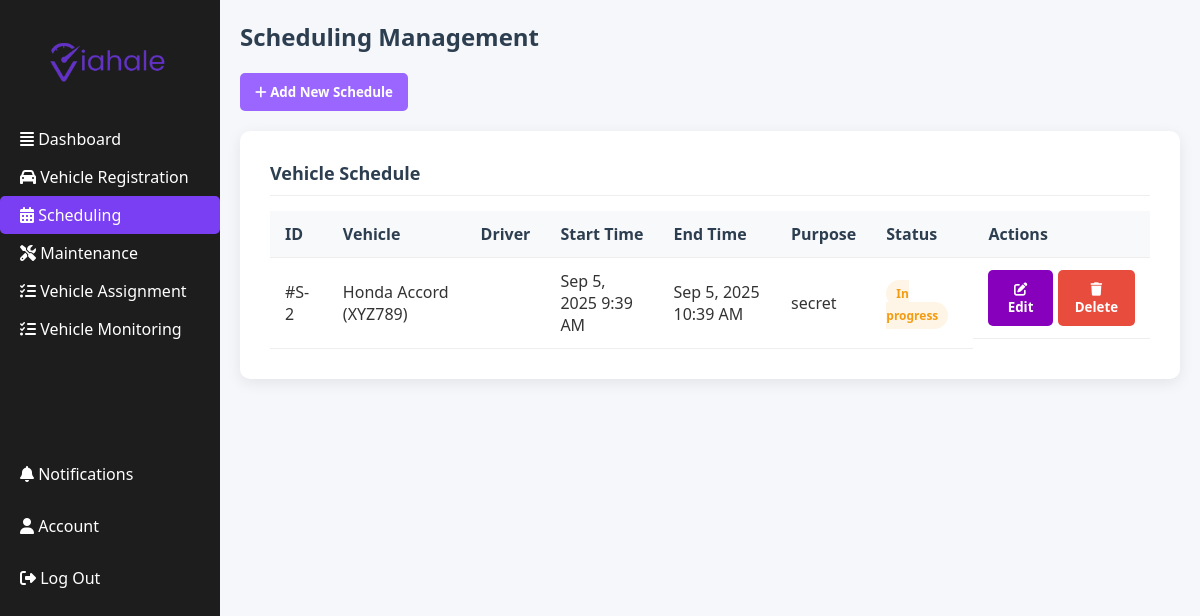
Page /FVM/SC.php on the committed database.
### tables this page shows
CREATE TABLE `schedules` (
  `schedule_id` int(11) NOT NULL,
  `vehicle_id` int(11) NOT NULL,
  `driver_id` int(11) NOT NULL,
  `start_time` datetime NOT NULL,
  `end_time` datetime NOT NULL,
  `purpose` text NOT NULL,
  `status` enum('scheduled','in_progress','completed','cancelled') DEFAULT 'scheduled',
  `created_at` timestamp NOT NULL DEFAULT current_timestamp()
);

CREATE TABLE `vehicles` (
  `vehicle_id` int(11) NOT NULL,
  `make` varchar(50) NOT NULL,
  `model` varchar(50) NOT NULL,
  `year` year(4) DEFAULT NULL,
  `license_plate` varchar(15) NOT NULL,
  `capacity` int(11) NOT NULL,
  `vehicle_type` enum('car','motor','suv','van') DEFAULT 'car',
  `fuel_type` varchar(99) NOT NULL,
  `status` enum('available','in_use','maintenance') DEFAULT 'available',
  `created_at` timestamp NOT NULL DEFAULT current_timestamp(),
  `updated_at` timestamp NULL DEFAULT current_timestamp()
);

### FVM/config.php (called while the page is built, shortened)
<?php
$Connections = mysqli_connect("localhost:3306", "root", "", "log2");
function executeQuery($sql, $params = []) {
    global $Connections;
    $stmt = mysqli_prepare($Connections, $sql);
    if (!mysqli_stmt_execute($stmt)) {
        die("Error executing statement: " . mysqli_stmt_error($stmt));
    }
    $result = mysqli_stmt_get_result($stmt);
    if ($result) {
        $rows = [];
        while ($row = mysqli_fetch_assoc($result)) {
            $rows[] = $row;
        }
        return $rows;
    }
    $affectedRows = mysqli_stmt_affected_rows($stmt);
    return $affectedRows;
}
?>

### FVM/SC.php (the view, shortened to what this page needs)
<?php
include 'config.php';
$schedules = executeQuery("
    SELECT s.*, v.make, v.model, v.license_plate, d.first_name, d.last_name
    FROM schedules s
    LEFT JOIN vehicles v ON s.vehicle_id = v.vehicle_id
    LEFT JOIN drivers d ON s.driver_id = d.driver_id
    ORDER BY s.start_time DESC
");
?>
<!DOCTYPE html>
<html lang="en">
<head>
  <link rel="stylesheet" href="https://cdnjs.cloudflare.com/ajax/libs/font-awesome/6.4.0/css/all.min.css"/>
</head>
<body>
  <div class="sidebar">
    <div class="logo">
      <img src="viahale1.png" alt="Logo">
    </div>
    <ul>
      <li><a href="fvm-dashboard.php"><i class="fas fa-align-justify"></i> Dashboard</a></li>
      <li><a href="VR.php"><i class="fas fa-car me-2"></i> Vehicle Registration</a></li>
      <li class="active"><a href="SC.php"><i class="fas fa-calendar-alt me-2"></i> Scheduling</a></li>
      <li><a href="MA.php"><i class="fas fa-tools me-2"></i> Maintenance</a></li>
      <li><a href="VA.php"><i class="fas fa-tasks me-2"></i> Vehicle Assignment</a></li>
      <li><a href="VM.php"><i class="fas fa-tasks me-2"></i> Vehicle Monitoring</a></li>
    </ul>
    <div class="bottom-links">
      <a href="#"><i class="fas fa-bell me-2"></i> Notifications</a>
      <a href="#"><i class="fas fa-user me-2"></i> Account</a>
      <a href="../login.php"><i class="fas fa-sign-out-alt me-2"></i> Log Out</a>
    </div>
  </div>
  <div class="main-content">
    <div class="dashboard-header">
      <div class="page-title">Scheduling Management</div>
    </div>
    <div class="crud-actions">
      <button class="btn btn-primary" onclick="openModal('add-schedule')">
        <i class="fas fa-plus"></i> Add New Schedule
      </button>
    </div>
    <div class="dashboard-cards">
      <div class="card">
        <div class="card-header">
          <div class="card-title">Vehicle Schedule</div>
        </div>
        <div class="schedule-list">
          <table>
            <thead>
              <tr>
                <th>ID</th>
                <th>Vehicle</th>
                <th>Driver</th>
                <th>Start Time</th>
                <th>End Time</th>
                <th>Purpose</th>
                <th>Status</th>
                <th>Actions</th>
              </tr>
            </thead>
            <tbody>
              <?php foreach ($schedules as $schedule):
                $statusClass = str_replace('_', '-', $schedule['status']);
              ?>
              <tr>
                <td>#S-<?php echo $schedule['schedule_id']; ?></td>
                <td><?php echo $schedule['make'] . ' ' . $schedule['model'] . ' (' . $schedule['license_plate'] . ')'; ?></td>
                <td><?php echo $schedule['first_name'] . ' ' . $schedule['last_name']; ?></td>
                <td><?php echo date('M j, Y g:i A', strtotime($schedule['start_time'])); ?></td>
                <td><?php echo date('M j, Y g:i A', strtotime($schedule['end_time'])); ?></td>
                <td><?php echo $schedule['purpose']; ?></td>
                <td><span class='status <?php echo $statusClass; ?>'><?php echo ucfirst(str_replace('_', ' ', $schedule['status'])); ?></span></td>
                <td class="action-buttons">
                  <button class="btn btn-edit" onclick="editSchedule(<?php echo $schedule['schedule_id']; ?>, '<?php echo $schedule['vehicle_id']; ?>', '<?php echo $schedule['driver_id']; ?>', '<?php echo date('Y-m-d\TH:i', strtotime($schedule['start_time'])); ?>', '<?php echo date('Y-m-d\TH:i', strtotime($schedule['end_time'])); ?>', `<?php echo addslashes($schedule['purpose']); ?>`, '<?php echo $schedule['status']; ?>')">
                    <i class="fas fa-edit"></i> Edit
                  </button>
                  <button class="btn btn-delete" onclick="deleteSchedule(<?php echo $schedule['schedule_id']; ?>, '<?php echo $schedule['make'] . ' ' . $schedule['model']; ?>')">
                    <i class="fas fa-trash"></i> Delete
                  </button>
                </td>
              </tr>
              <?php endforeach; ?>
            </tbody>
          </table>
        </div>
      </div>
    </div>
  </div>
</body>
</html>

### FVM/SC.php (style rules this page uses)
:root { --primary: #2c3e50; --secondary: #3498db; --accent: #e74c3c; --light: #ecf0f1; --dark: #1d1d1d; --success: #2ecc71; --warning: #f39c12; }
* { margin: 0; padding: 0; box-sizing: border-box; font-family: 'Segoe UI', Tahoma, Geneva, Verdana, sans-serif; }
body { background-color: #f5f7fa; color: #333; display: flex; margin: 0; }
.sidebar { width: 220px; background: var(--dark); color: white; height: 100vh; padding: 25px 0; position: fixed; }
.sidebar .logo { text-align: center; margin-bottom: 20px; }
.sidebar .logo img { width: 160px; }
.sidebar ul { list-style: none; padding: 0; }
.sidebar ul li { padding: 8px 20px; border-radius: 5px; transition: all 0.3s ease; }
.sidebar ul li a { color: white; text-decoration: none; display: block; transition: color 0.3s ease; }
.sidebar ul li.active { background: #7a3ff2; }
.bottom-links { display: flex; flex-direction: column; margin-top: 100px; }
.bottom-links a { color: white; text-decoration: none; margin: 5px 0; padding: 10px 20px; border-radius: 5px; transition: all 0.3s ease; }
.main-content { margin-left: 220px; padding: 20px; width: calc(100% - 220px); }
.dashboard-header { display: flex; justify-content: space-between; align-items: center; margin-bottom: 20px; }
.page-title { font-size: 24px; font-weight: 600; color: #2c3e50; }
.in-progress { color: var(--warning); }
.crud-actions { display: flex; gap: 10px; margin-bottom: 20px; }
.btn { padding: 10px 15px; border: none; border-radius: 5px; cursor: pointer; font-weight: 600; transition: all 0.3s ease; }
.btn-primary { background-color: #9a66ff; color: white; }
.btn-edit { background-color: #8701bcff; color: white; }
.btn-delete { background-color: #e74c3c; color: white; }
.dashboard-cards { display: flex; flex-direction: column; gap: 20px; }
.card { background-color: white; border-radius: 10px; box-shadow: 0 4px 15px rgba(0, 0, 0, 0.08); padding: 30px; transition: transform 0.3s ease; }
.card-header { display: flex; justify-content: space-between; align-items: center; margin-bottom: 15px; padding-bottom: 10px; border-bottom: 1px solid #eee; }
.card-title { font-size: 18px; font-weight: 600; color: #2c3e50; }
table { width: 100%; border-collapse: collapse; }
th, td { padding: 12px 15px; text-align: left; border-bottom: 1px solid #eee; }
th { background-color: #f8f9fa; font-weight: 600; color: #2c3e50; }
.status { padding: 5px 10px; border-radius: 20px; font-size: 12px; font-weight: 600; }
.in-progress { background-color: #fef5e7; color: #f39c12; }
.action-buttons { display: flex; gap: 5px; }

### rows in the picture
schedules: schedule_id "2", vehicle.make "Honda", vehicle.model "Accord", vehicle.license_plate "XYZ789", start_time "Sep 5, 2025 9:39 AM", end_time "Sep 5, 2025 10:39 AM", purpose "secret", status "In progress"
